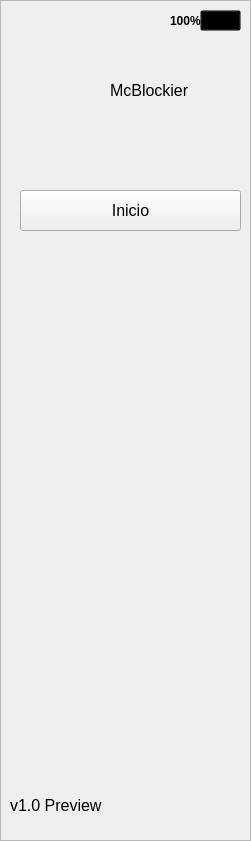
   <widget class="QFrame" name="siderBar">
    <property name="geometry">
     <rect>
      <x>19</x>
      <y>10</y>
      <width>251</width>
      <height>841</height>
     </rect>
    </property>
    <property name="autoFillBackground">
     <bool>false</bool>
    </property>
    <property name="styleSheet">
     <string notr="true"/>
    </property>
    <property name="frameShape">
     <enum>QFrame::StyledPanel</enum>
    </property>
    <property name="frameShadow">
     <enum>QFrame::Raised</enum>
    </property>
    <widget class="QPushButton" name="buttonHome">
     <property name="geometry">
      <rect>
       <x>20</x>
       <y>190</y>
       <width>221</width>
       <height>41</height>
      </rect>
     </property>
     <property name="font">
      <font>
       <family>Segoe UI</family>
       <pointsize>12</pointsize>
      </font>
     </property>
     <property name="cursor">
      <cursorShape>PointingHandCursor</cursorShape>
     </property>
     <property name="autoFillBackground">
      <bool>false</bool>
     </property>
     <property name="styleSheet">
      <string notr="true"/>
     </property>
     <property name="text">
      <string>Inicio</string>
     </property>
    </widget>
    <widget class="QLabel" name="label">
     <property name="geometry">
      <rect>
       <x>10</x>
       <y>790</y>
       <width>131</width>
       <height>31</height>
      </rect>
     </property>
     <property name="font">
      <font>
       <family>Segoe UI</family>
       <pointsize>12</pointsize>
      </font>
     </property>
     <property name="text">
      <string>v1.0 Preview</string>
     </property>
    </widget>
    <widget class="QLabel" name="setUserName">
     <property name="geometry">
      <rect>
       <x>110</x>
       <y>70</y>
       <width>131</width>
       <height>41</height>
      </rect>
     </property>
     <property name="font">
      <font>
       <family>Segoe UI</family>
       <pointsize>12</pointsize>
      </font>
     </property>
     <property name="text">
      <string>McBlockier</string>
     </property>
    </widget>
    <widget class="QPushButton" name="battery">
     <property name="geometry">
      <rect>
       <x>200</x>
       <y>10</y>
       <width>41</width>
       <height>21</height>
      </rect>
     </property>
     <property name="styleSheet">
      <string notr="true">background-color:transparent;</string>
     </property>
     <property name="text">
      <string/>
     </property>
     <property name="icon">
      <iconset>
       <normaloff>../Resources/bateria-llena.png</normaloff>../Resources/bateria-llena.png</iconset>
     </property>
    </widget>
    <widget class="QLabel" name="lbCharge">
     <property name="geometry">
      <rect>
       <x>170</x>
       <y>10</y>
       <width>31</width>
       <height>21</height>
      </rect>
     </property>
     <property name="font">
      <font>
       <family>Segoe UI</family>
       <weight>75</weight>
       <bold>true</bold>
      </font>
     </property>
     <property name="text">
      <string>100%</string>
     </property>
    </widget>
   </widget>
